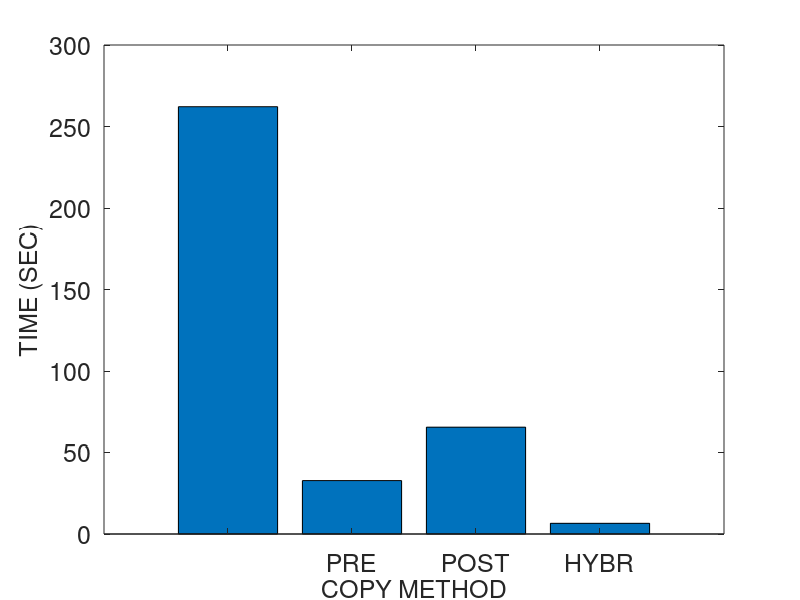
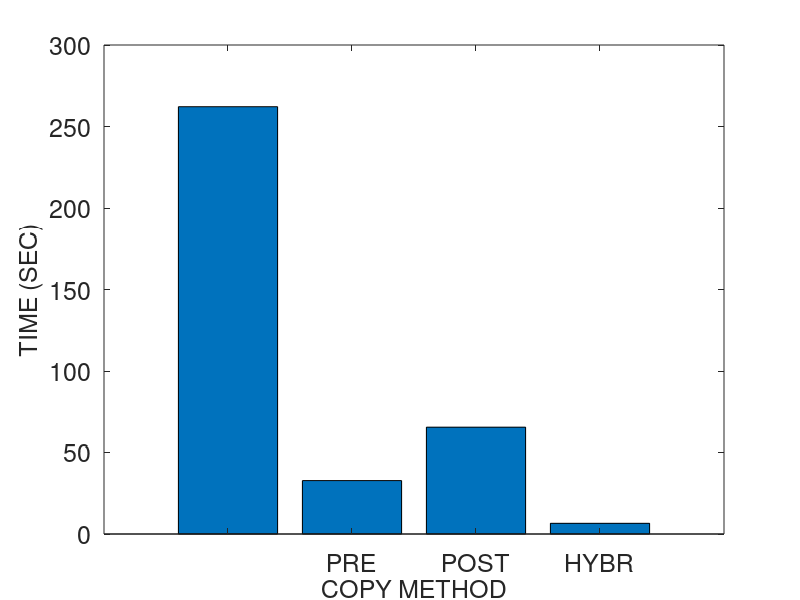
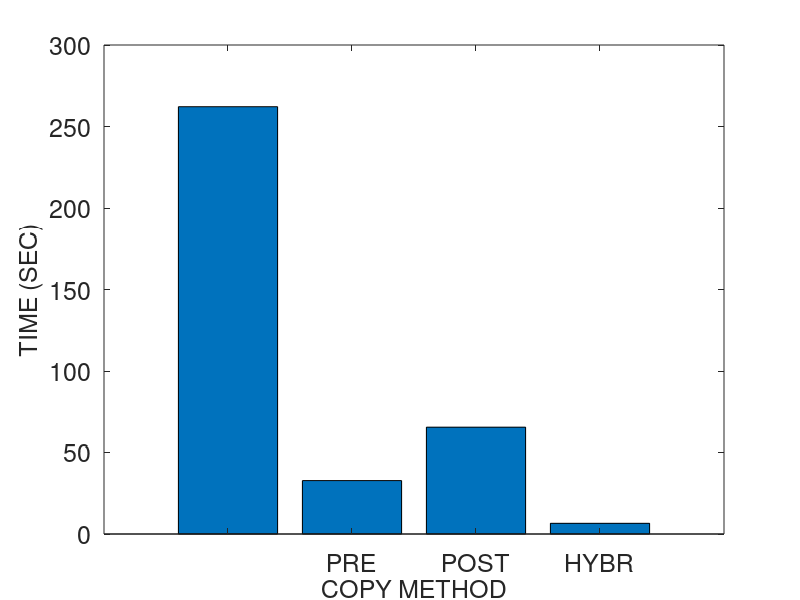
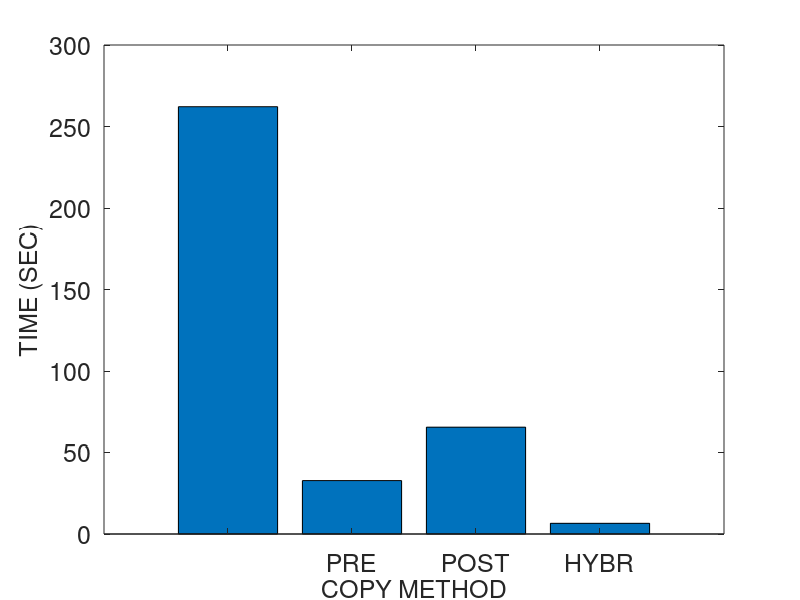

Here is the MATLAB script that generated these plots, in order:
% basic hybrid copy migration
% memory size in MB
r = 4096
r *= 1024 % convert to KB

% page dirty rate in percent (%): against to total memory pages
readrate = 0
prefix = strcat ("M4G_R", num2str(readrate))
readrate /= 100

dirtyrate = 100 
prefix = strcat (prefix, "_W", num2str(dirtyrate))
dirtyrate /= 100

run = 1

pagesize = 4 % in KB
numpages = r / pagesize

% delta compression rate
comp = 0.5 

% amount of CPU and device states in KB 
scinfo = 100

% working set size in number of pages
wss = numpages * 0.25

% 0: zero, 1: read, 2: dirtied, 3: inactive data
mem = zeros(1, numpages);

% prediction accuracy 0 through 1
acc = 0.8
%acc = 1
%acc = 0

run = 1

prefix = strcat (prefix, "_acc", num2str(acc), "_r", num2str(run))

% bandwidth in gbps
b = 1000 
b = b * 1024/8 % convert to KB

fontsize = 18
%fontsize = 20

totaltime = 0;
downtime = 0;
totaldata = 0;

A = zeros(4, 3);

%%%%%%%%%%%%%%%%%%%%%%%%%%%%%%
% precopy migration
%%%%%%%%%%%%%%%%%%%%%%%%%%%%%%
fprintf('\n')
disp('==================== Precopy migration ====================')
% iterations
present = numpages * pagesize
iter = 0
while present > 50 && iter < 29 && totaldata < 4*r
	pretime = present / b
	totaltime += pretime
	totaldata += present
	present = numpages * pagesize * dirtyrate 
	%dirts = wss * dirtyrate
	iter += 1
end

% stop-and-copy phase
% stop conditions: 29 iterations, 50 pages, 4 memory size sent
scsent = scinfo + present * pagesize
downtime = scsent / b
totaltime += downtime
totaldata += scsent

% network fault rate
NFR = 0

A (1, 1) = totaltime;
A (1, 2) = downtime;
A (1, 3) = totaldata;

%%%%%%%%%%%%%%%%%%%%%%%%%%%%%%
% postcopy migration
%%%%%%%%%%%%%%%%%%%%%%%%%%%%%%
fprintf('\n')
disp('===================== Postcopy migration ======================')
totaltime = 0;
downtime = 0;
totaldata = 0;

% stop-and-copy phase
scsent = scinfo
downtime = scsent / b
totaltime += downtime
totaldata += scsent

% prepaging (bubbling) and on-demand paging
postsent = r
posttime = postsent/b
totaltime += posttime
totaldata += postsent
% network fault rate
NFR = 0.2

A (2, 1) = totaltime;
A (2, 2) = downtime;
A (2, 3) = totaldata;

%%%%%%%%%%%%%%%%%%%%%%%%%%%%%%
% hybrid copy migration
%%%%%%%%%%%%%%%%%%%%%%%%%%%%%%
fprintf('\n')
disp('==================== Hybrid copy migration ====================')
totaltime = 0;
downtime = 0;
totaldata = 0;

% precopy phase: single iteration
present = r
pretime = present / b
totaltime += pretime
totaldata += present

% stop-and-copy phase
bitmapsize = 500 % KB
scsent = scinfo + bitmapsize
downtime = scsent / b
totaltime += downtime
totaldata += scsent

% postcopy phase: prepaging (bubbling) and on-demand paging
%dirts = wss * dirtyrate
dirts = numpages * dirtyrate
postsent = dirts * pagesize
posttime = postsent/b
totaltime += posttime
totaldata += postsent
% network fault rate
NFR = 0.2

A (3, 1) = totaltime;
A (3, 2) = downtime;
A (3, 3) = totaldata;

%%%%%%%%%%%%%%%%%%%%%%%%%%%%%%
% proactive hybrid copy migration
%%%%%%%%%%%%%%%%%%%%%%%%%%%%%%
%disp(char(10))
fprintf('\n')
disp('=============== Proactive hybrid copy migration ================')
totaltime = 0;
downtime = 0;
totaldata = 0;

% precopy phase
% LRU, PFR

% scan the dirtied pages
% for dirtied pages
% 	mark dirtied (1)
% 	mem(random (1, wss * 0.1))	
randperm(int64(wss * 0.1));
% for read pages
% 	mark read (2)
% 	mem (random (wss * 0.1, wss * 0.2))

% for pages
% 	predict read/write

% send the pages most likely to be read and least likely to be dirtied
% do not send the pages most likely to be dirtied
% construct queue with the order of p1/p2
%reads = numpages * 0.4 
% total read rate = wss * read_rate = 0.25 * 0.16 = 0.04 (4%)
%read_rate = 0.16
%read_rate = 0.04 % 4% of total memory
% total write rate = wss * write_rate = 0.25 * 0.16 = 0.04 (4%)
%write_rate = 0.16
%write_rate = 0.04 % 4% of total memory
% simple case: readonly pages (RO) - zero dirtied pages 
%RO = 0.3
pred_pages = numpages * readrate * acc

% LRU
% for LRU queue
% 	mark sent
%	insert the pages into cache and perform delta compression

present = pred_pages * pagesize
pretime = present/b
totaltime += pretime
totaldata += present

% stop-and-copy phase
% send the CPU and device states
bitmapsize = 500 % KB
scsent = scinfo + bitmapsize
downtime = scsent/b
totaltime += downtime
totaldata += scsent

% postcopy phase
postsent = (numpages - pred_pages) * pagesize

% exclude the predicted dirtied pages 
pred_dirts = numpages * dirtyrate * acc
postsent = (numpages - pred_pages - pred_dirts) * pagesize
posttime = postsent/b
totaltime += posttime
totaldata += postsent

% network fault rate
NFR = 0.2

A (4, 1) = totaltime;
A (4, 2) = downtime;
A (4, 3) = totaldata

%%%%%%%%%%%%%%%%%%%%%%%%%%%%%%%%%%%%%%%%%%%%%%%%%%%%%%%
%                     plotting
% precopy
% postcopy
% hybrid
% pro-hybrid
%%%%%%%%%%%%%%%%%%%%%%%%%%%%%%%%%%%%%%%%%%%%%%%%%%%%%%%

%prefix = "M4G_R14W14_acc100_r1"
%prefix = strcat ("M4G_R", readrate, "W", dirtyrate, "acc", acc, "r", run)
%prefix = strcat (prefix, "W")
%prefix = strcat (prefix, dirtyrate)

dlmwrite (prefix, A, ' ')

%%%%%%%%%%%%%%%%%%%% total time %%%%%%%%%%%%%%%%%%%%%%
figure;
output = strcat(prefix, ".tt");
%output = prefix
x = ['PRECOPY', 'POSTCOPY', 'HYBRID', 'PRO-HYBRID'];
x = {'', 'PRE', 'POST', 'HYBR', 'PROH', ''};
x = {'', 'PRE', 'POST', 'HYBR', 'PROH'};
%x = 1:1:length(A);
%plot(x, A(:,2)/1000000, x, A(:,3)/1000000, '-.*');
%plot(A(:,2));

%xtics = 1:4:16
%bar(xtics, A(:,1))
bar(A(:,1))
set(gca, 'XTickLabel', x, 'FontSize', fontsize)
xlabel('COPY METHOD', 'FontSize', fontsize);
ylabel('TIME (SEC)', 'FontSize', fontsize);
%legend('PRECOPY', 'POSTCOPY', 'HYBRID', 'PRO-HYBRID');
%bar(x, A(:,1))

saveas (1, strcat(output, ".png"));
saveas (1, strcat(output, ".eps"));
saveas (1, strcat(output, ".emf"));

%%%%%%%%%%%%%%%%%%%% downtime %%%%%%%%%%%%%%%%%%%%%%
figure;
output = strcat(prefix, ".dt");

bar(A(:,2))
set(gca, 'XTickLabel', x, 'FontSize', fontsize)
xlabel('COPY METHOD', 'FontSize', fontsize);
ylabel('TIME (SEC)', 'FontSize', fontsize);

saveas (1, strcat(output, ".png"));
saveas (1, strcat(output, ".eps"));
saveas (1, strcat(output, ".emf"));

%%%%%%%%%%%%%%%%%%%% total data %%%%%%%%%%%%%%%%%%%%%%
figure;
output = strcat(prefix, ".td");

bar(A(:,3))
set(gca, 'XTickLabel', x, 'FontSize', fontsize)
xlabel('COPY METHOD', 'FontSize', fontsize);
ylabel('SIZE (KB)', 'FontSize', fontsize);

saveas (1, strcat(output, ".png"));
saveas (1, strcat(output, ".eps"));
saveas (1, strcat(output, ".emf"));
